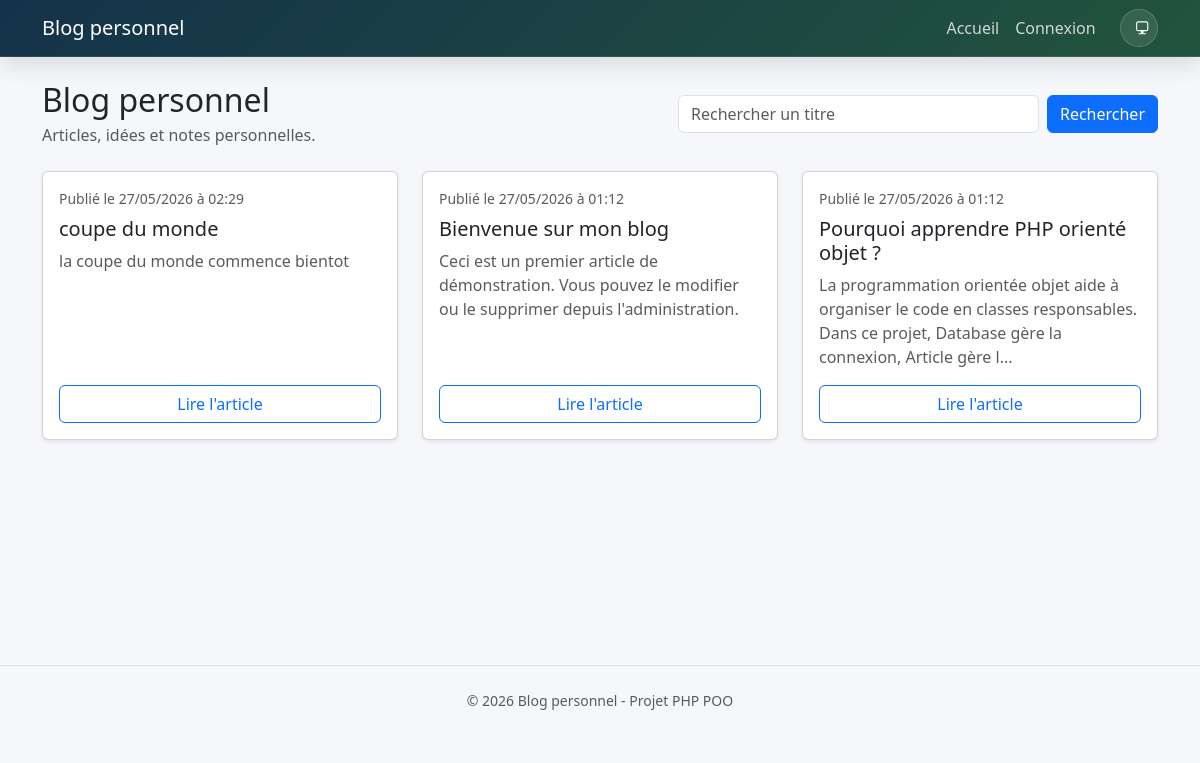
The page / on the database its author committed.
### tables this page shows
CREATE TABLE `articles` (
  `id` int(10) UNSIGNED NOT NULL,
  `title` varchar(180) NOT NULL,
  `content` text NOT NULL,
  `image` varchar(255) DEFAULT NULL,
  `is_published` tinyint(1) NOT NULL DEFAULT 1,
  `created_at` datetime NOT NULL DEFAULT current_timestamp(),
  `updated_at` datetime DEFAULT NULL
);

### config/config.php (called while the page is built, shortened)
<?php
function e(?string $value): string
{
    return htmlspecialchars($value ?? '', ENT_QUOTES, 'UTF-8');
}
function excerpt(string $text, int $limit = 150): string
{
    $cleanText = trim(strip_tags($text));
    if (mb_strlen($cleanText) <= $limit) {
        return $cleanText;
    }
    return mb_substr($cleanText, 0, $limit) . '...';
}
function formatDate(string $date): string
{
    return date('d/m/Y à H:i', strtotime($date));
}

### classes/Database.php (called while the page is built)
<?php
require_once __DIR__ . '/../config/config.php';
class Database
{
    private static ?PDO $connection = null;
    public static function getConnection(): PDO
    {
        if (self::$connection === null) {
            $dsn = 'mysql:host=' . DB_HOST . ';dbname=' . DB_NAME . ';charset=utf8mb4';
            self::$connection = new PDO($dsn, DB_USER, DB_PASS, [
                PDO::ATTR_ERRMODE => PDO::ERRMODE_EXCEPTION,
                PDO::ATTR_DEFAULT_FETCH_MODE => PDO::FETCH_ASSOC,
                PDO::ATTR_EMULATE_PREPARES => false,
            ]);
        }
        return self::$connection;
    }
}

### classes/Article.php (called while the page is built, shortened)
<?php
require_once __DIR__ . '/Database.php';
class Article
{
    private PDO $db;
    public function __construct()
    {
        $this->db = Database::getConnection();
    }
    public function getPublished(int $limit, int $offset, string $search = ''): array
    {
        $sql = 'SELECT * FROM articles WHERE is_published = 1';
        $params = [];
        $sql .= ' ORDER BY created_at DESC LIMIT :limit OFFSET :offset';
        $stmt = $this->db->prepare($sql);
        $stmt->bindValue(':limit', $limit, PDO::PARAM_INT);
        $stmt->bindValue(':offset', $offset, PDO::PARAM_INT);
        $stmt->execute();
        return $stmt->fetchAll();
    }
}

### index.php (the view, shortened to what this page needs)
<?php
require_once __DIR__ . '/config/config.php';
require_once __DIR__ . '/classes/Article.php';
$articleModel = new Article();
$search = trim($_GET['q'] ?? '');
$page = max(1, (int)($_GET['page'] ?? 1));
$perPage = 6;
$offset = ($page - 1) * $perPage;
$articles = $articleModel->getPublished($perPage, $offset, $search);
require_once __DIR__ . '/includes/header.php';
?>
<section class="py-4">
    <div class="d-flex flex-column flex-md-row justify-content-between gap-3 align-items-md-center mb-4">
        <div>
            <h1 class="h2 mb-1">Blog personnel</h1>
            <p class="text-muted mb-0">Articles, idées et notes personnelles.</p>
        </div>
        <form class="d-flex search-form" method="get" action="index.php">
            <input class="form-control" type="search" name="q" value="<?= e($search) ?>" placeholder="Rechercher un titre">
            <button class="btn btn-primary ms-2" type="submit">Rechercher</button>
        </form>
    </div>
    <?php if (empty($articles)): ?>
        <div class="alert alert-info">Aucun article trouvé.</div>
    <?php else: ?>
        <div class="row g-4">
            <?php foreach ($articles as $article): ?>
                <div class="col-md-6 col-lg-4">
                    <article class="card h-100 shadow-sm">
                        <div class="card-body d-flex flex-column">
                            <p class="small text-muted mb-2">
                                Publié le <?= e(formatDate($article['created_at'])) ?>
                            </p>
                            <h2 class="h5 card-title"><?= e($article['title']) ?></h2>
                            <p class="card-text text-muted">
                                <?= e(excerpt($article['content'], 140)) ?>
                            </p>
                            <a class="btn btn-outline-primary mt-auto" href="<?= e(BASE_URL . '/public/article.php?id=' . $article['id']) ?>">
                                Lire l'article
                            </a>
                        </div>
                    </article>
                </div>
            <?php endforeach; ?>
        </div>
    <?php endif; ?>
</section>
<?php require_once __DIR__ . '/includes/footer.php'; ?>

### assets/css/style.css (style rules this page uses)
:root { --app-bg: #f6f7fb; --app-navbar-bg: linear-gradient(135deg, #17202a, #22313f); --app-navbar-border: rgba(255, 255, 255, .1); --app-toggle-bg: rgba(255, 255, 255, .1); --app-toggle-color: #fff; --app-toggle-border: rgba(255, 255, 255, .18); --app-toggle-hover: rgba(255, 255, 255, .18); --app-content-bg: #fff; }
[data-theme-preference="auto"] { --app-navbar-bg: linear-gradient(135deg, #14324a, #22543d); }
body { background-color: var(--app-bg); }
.search-form { width: 100%; max-width: 480px; }

### rows shown on the page
articles: created_at "27/05/2026 à 02:29", title "coupe du monde", content "la coupe du monde commence bientot"
articles: created_at "27/05/2026 à 01:12", title "Bienvenue sur mon blog", content "Ceci est un premier article de démonstration. Vous pouvez le modifier ou le supprimer depuis l'administration."
articles: created_at "27/05/2026 à 01:12", title "Pourquoi apprendre PHP orienté objet ?", content "La programmation orientée objet aide à organiser le code en classes responsables. Dans ce projet, Database gère la connexion, Article gère l..."
